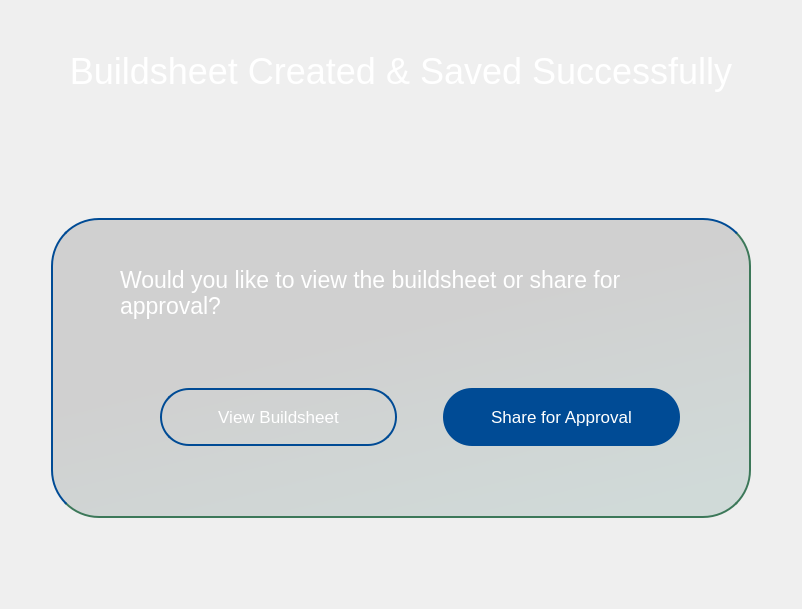
                    <widget class="QWidget" name="buildsheet_created_page">
                     <layout class="QGridLayout" name="gridLayout_22">
                      <item row="0" column="1">
                       <spacer name="verticalSpacer_116">
                        <property name="orientation">
                         <enum>Qt::Vertical</enum>
                        </property>
                        <property name="sizeHint" stdset="0">
                         <size>
                          <width>20</width>
                          <height>40</height>
                         </size>
                        </property>
                       </spacer>
                      </item>
                      <item row="1" column="1">
                       <widget class="QLabel" name="label_10">
                        <property name="minimumSize">
                         <size>
                          <width>0</width>
                          <height>0</height>
                         </size>
                        </property>
                        <property name="maximumSize">
                         <size>
                          <width>16777215</width>
                          <height>16777215</height>
                         </size>
                        </property>
                        <property name="font">
                         <font>
                          <pointsize>27</pointsize>
                         </font>
                        </property>
                        <property name="cursor">
                         <cursorShape>IBeamCursor</cursorShape>
                        </property>
                        <property name="styleSheet">
                         <string notr="true">color: white;</string>
                        </property>
                        <property name="text">
                         <string>Buildsheet Created &amp; Saved Successfully</string>
                        </property>
                        <property name="alignment">
                         <set>Qt::AlignCenter</set>
                        </property>
                        <property name="wordWrap">
                         <bool>true</bool>
                        </property>
                       </widget>
                      </item>
                      <item row="5" column="1">
                       <spacer name="verticalSpacer_57">
                        <property name="orientation">
                         <enum>Qt::Vertical</enum>
                        </property>
                        <property name="sizeType">
                         <enum>QSizePolicy::Expanding</enum>
                        </property>
                        <property name="sizeHint" stdset="0">
                         <size>
                          <width>20</width>
                          <height>40</height>
                         </size>
                        </property>
                       </spacer>
                      </item>
                      <item row="2" column="1">
                       <spacer name="verticalSpacer_58">
                        <property name="orientation">
                         <enum>Qt::Vertical</enum>
                        </property>
                        <property name="sizeType">
                         <enum>QSizePolicy::Preferred</enum>
                        </property>
                        <property name="sizeHint" stdset="0">
                         <size>
                          <width>20</width>
                          <height>120</height>
                         </size>
                        </property>
                       </spacer>
                      </item>
                      <item row="3" column="2">
                       <spacer name="horizontalSpacer_70">
                        <property name="orientation">
                         <enum>Qt::Horizontal</enum>
                        </property>
                        <property name="sizeHint" stdset="0">
                         <size>
                          <width>40</width>
                          <height>20</height>
                         </size>
                        </property>
                       </spacer>
                      </item>
                      <item row="3" column="0">
                       <spacer name="horizontalSpacer_71">
                        <property name="orientation">
                         <enum>Qt::Horizontal</enum>
                        </property>
                        <property name="sizeHint" stdset="0">
                         <size>
                          <width>40</width>
                          <height>20</height>
                         </size>
                        </property>
                       </spacer>
                      </item>
                      <item row="4" column="1">
                       <spacer name="verticalSpacer_117">
                        <property name="orientation">
                         <enum>Qt::Vertical</enum>
                        </property>
                        <property name="sizeHint" stdset="0">
                         <size>
                          <width>20</width>
                          <height>40</height>
                         </size>
                        </property>
                       </spacer>
                      </item>
                      <item row="3" column="1">
                       <widget class="QWidget" name="widget_16" native="true">
                        <property name="minimumSize">
                         <size>
                          <width>700</width>
                          <height>300</height>
                         </size>
                        </property>
                        <property name="maximumSize">
                         <size>
                          <width>700</width>
                          <height>300</height>
                         </size>
                        </property>
                        <property name="styleSheet">
                         <string notr="true">border: 2px solid transparent; 
border-radius: 48px;
opacity: 5px;
background: qlineargradient(x1: 0.21, y1: 0, x2: 0.79, y2: 1, stop: 0 rgba(0, 0, 0, 0.13), stop: 0.3815 rgba(0, 0, 0, 0.13), stop: 1 rgba(0, 77, 64, 0.13));
border-right-color: rgb(60, 120, 89);
border-bottom-color: rgb(60, 120, 89);
border-top-color: rgb(0, 75, 149);
border-left-color: rgb(0, 75, 149);
</string>
                        </property>
                        <layout class="QGridLayout" name="gridLayout_53">
                         <item row="0" column="0">
                          <layout class="QVBoxLayout" name="verticalLayout_14">
                           <item>
                            <spacer name="verticalSpacer_24">
                             <property name="orientation">
                              <enum>Qt::Vertical</enum>
                             </property>
                             <property name="sizeType">
                              <enum>QSizePolicy::Preferred</enum>
                             </property>
                             <property name="sizeHint" stdset="0">
                              <size>
                               <width>20</width>
                               <height>40</height>
                              </size>
                             </property>
                            </spacer>
                           </item>
                           <item>
                            <widget class="QPushButton" name="back_arrow_in_buildsheet">
                             <property name="cursor">
                              <cursorShape>PointingHandCursor</cursorShape>
                             </property>
                             <property name="styleSheet">
                              <string notr="true">color: white;
border:none;
background:transparent;
/*padding-top:20px;*/</string>
                             </property>
                             <property name="text">
                              <string />
                             </property>
                             <property name="icon">
                              <iconset resource="../Qss/icons/_icons.qrc">
                               <normaloff>:/feather/icons/feather/arrow-left.png</normaloff>:/feather/icons/feather/arrow-left.png</iconset>
                             </property>
                             <property name="iconSize">
                              <size>
                               <width>32</width>
                               <height>32</height>
                              </size>
                             </property>
                            </widget>
                           </item>
                           <item>
                            <spacer name="verticalSpacer_49">
                             <property name="orientation">
                              <enum>Qt::Vertical</enum>
                             </property>
                             <property name="sizeHint" stdset="0">
                              <size>
                               <width>20</width>
                               <height>40</height>
                              </size>
                             </property>
                            </spacer>
                           </item>
                          </layout>
                         </item>
                         <item row="0" column="1">
                          <spacer name="horizontalSpacer_52">
                           <property name="orientation">
                            <enum>Qt::Horizontal</enum>
                           </property>
                           <property name="sizeHint" stdset="0">
                            <size>
                             <width>9</width>
                             <height>20</height>
                            </size>
                           </property>
                          </spacer>
                         </item>
                         <item row="0" column="2">
                          <layout class="QVBoxLayout" name="verticalLayout_15">
                           <item>
                            <spacer name="verticalSpacer_118">
                             <property name="orientation">
                              <enum>Qt::Vertical</enum>
                             </property>
                             <property name="sizeType">
                              <enum>QSizePolicy::Preferred</enum>
                             </property>
                             <property name="sizeHint" stdset="0">
                              <size>
                               <width>20</width>
                               <height>40</height>
                              </size>
                             </property>
                            </spacer>
                           </item>
                           <item>
                            <widget class="QLabel" name="buildsheet_or_share_label">
                             <property name="font">
                              <font>
                               <pointsize>17</pointsize>
                              </font>
                             </property>
                             <property name="cursor">
                              <cursorShape>IBeamCursor</cursorShape>
                             </property>
                             <property name="styleSheet">
                              <string notr="true">color: white;
border:none;
background:transparent;</string>
                             </property>
                             <property name="text">
                              <string>Would you like to view the buildsheet or share for approval?</string>
                             </property>
                             <property name="wordWrap">
                              <bool>true</bool>
                             </property>
                            </widget>
                           </item>
                           <item>
                            <spacer name="verticalSpacer_119">
                             <property name="orientation">
                              <enum>Qt::Vertical</enum>
                             </property>
                             <property name="sizeHint" stdset="0">
                              <size>
                               <width>20</width>
                               <height>40</height>
                              </size>
                             </property>
                            </spacer>
                           </item>
                           <item>
                            <layout class="QHBoxLayout" name="horizontalLayout_18">
                             <item>
                              <spacer name="horizontalSpacer_67">
                               <property name="orientation">
                                <enum>Qt::Horizontal</enum>
                               </property>
                               <property name="sizeHint" stdset="0">
                                <size>
                                 <width>40</width>
                                 <height>20</height>
                                </size>
                               </property>
                              </spacer>
                             </item>
                             <item>
                              <widget class="QPushButton" name="view_buildsheet_pushButton">
                               <property name="minimumSize">
                                <size>
                                 <width>237</width>
                                 <height>58</height>
                                </size>
                               </property>
                               <property name="maximumSize">
                                <size>
                                 <width>237</width>
                                 <height>58</height>
                                </size>
                               </property>
                               <property name="font">
                                <font>
                                 <pointsize>13</pointsize>
                                </font>
                               </property>
                               <property name="cursor">
                                <cursorShape>PointingHandCursor</cursorShape>
                               </property>
                               <property name="styleSheet">
                                <string notr="true">QPushButton{background-color: none;
color:white;
border-radius:29px;
border:2px solid #004B95;}
QPushButton:hover {
    color: white;
	
	background-color: rgb(0, 75, 149);
}
QPushButton:pressed {
    background-color: rgb(0,75,149); /* Slightly darker blue for the pressed state */
    color: white; /* Keep the text color visible */
}
</string>
                               </property>
                               <property name="text">
                                <string>View Buildsheet</string>
                               </property>
                              </widget>
                             </item>
                             <item>
                              <spacer name="horizontalSpacer_68">
                               <property name="orientation">
                                <enum>Qt::Horizontal</enum>
                               </property>
                               <property name="sizeHint" stdset="0">
                                <size>
                                 <width>40</width>
                                 <height>20</height>
                                </size>
                               </property>
                              </spacer>
                             </item>
                             <item>
                              <widget class="QPushButton" name="share_for_approval_pushButton">
                               <property name="minimumSize">
                                <size>
                                 <width>237</width>
                                 <height>58</height>
                                </size>
                               </property>
                               <property name="maximumSize">
                                <size>
                                 <width>237</width>
                                 <height>58</height>
                                </size>
                               </property>
                               <property name="font">
                                <font>
                                 <pointsize>13</pointsize>
                                </font>
                               </property>
                               <property name="cursor">
                                <cursorShape>PointingHandCursor</cursorShape>
                               </property>
                               <property name="styleSheet">
                                <string notr="true">QPushButton{
	background-color: rgb(0, 75, 149);
color:white;
border-radius:29px;
border:none;
}
QPushButton:hover {
    color: white;
	background-color: #005ce6;
}
QPushButton:pressed {
    background-color: #003d99; /* Slightly darker blue for the pressed state */
    color: white; /* Keep the text color visible */
}
</string>
                               </property>
                               <property name="text">
                                <string>Share for Approval</string>
                               </property>
                              </widget>
                             </item>
                             <item>
                              <spacer name="horizontalSpacer_69">
                               <property name="orientation">
                                <enum>Qt::Horizontal</enum>
                               </property>
                               <property name="sizeHint" stdset="0">
                                <size>
                                 <width>40</width>
                                 <height>20</height>
                                </size>
                               </property>
                              </spacer>
                             </item>
                            </layout>
                           </item>
                           <item>
                            <spacer name="verticalSpacer_120">
                             <property name="orientation">
                              <enum>Qt::Vertical</enum>
                             </property>
                             <property name="sizeHint" stdset="0">
                              <size>
                               <width>20</width>
                               <height>40</height>
                              </size>
                             </property>
                            </spacer>
                           </item>
                          </layout>
                         </item>
                         <item row="0" column="3">
                          <spacer name="horizontalSpacer_91">
                           <property name="orientation">
                            <enum>Qt::Horizontal</enum>
                           </property>
                           <property name="sizeHint" stdset="0">
                            <size>
                             <width>9</width>
                             <height>20</height>
                            </size>
                           </property>
                          </spacer>
                         </item>
                        </layout>
                       </widget>
                      </item>
                     </layout>
                    </widget>
